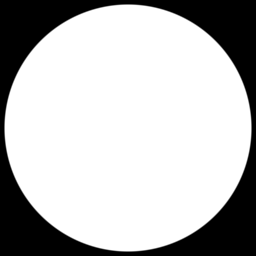
#> input picture tsks24/lab3/circle.tif, 256 x 256 px
$ python DemoF.py
#> lines starting #> are read from the running program, lines starting #| are printed output that depends on the picture
import numpy as np
from scipy import signal, misc
from matplotlib import pyplot as plt
plt.rcParams['image.interpolation'] = 'nearest'

from preamble import *

Im = np.double(plt.imread('circle.tif'))
#> Im: shape (256, 256) float64; min 0, max 255, mean 186.4


b = np.array([0.5,0.5])
b2 = np.convolve(b,b).reshape(1,3)

d = np.array([1,-1.0])
cd = np.convolve(b, d).reshape(1, 3)
sobelx = np.array([[1., 0., -1.], [2., 0., -2.], [1., 0., -1.]]) / 8
sobely = sobelx.T

Imsobelx = signal.convolve2d(Im,sobelx,'same')
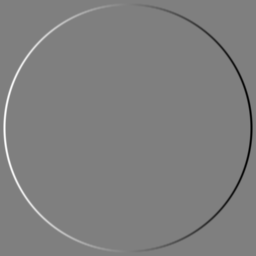
#> Imsobelx: shape (256, 256) float64; min -127.5, max 127.5, mean 0; drawn with min black and max white
Imsobely = signal.convolve2d(Im,sobely,'same')
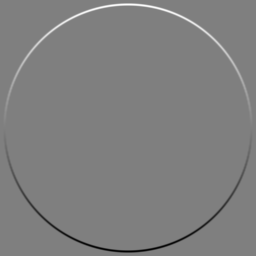
#> Imsobely: shape (256, 256) float64; min -127.5, max 127.5, mean 0; drawn with min black and max white

mangngrad_sobel = np.sqrt(Imsobelx**2 + Imsobely**2)
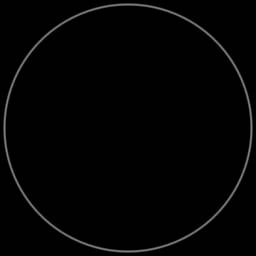
#> mangngrad_sobel: shape (256, 256) float64; min 0, max 127.5, mean 3

plt.figure(4)
plt.subplot(221)
plt.imshow(mangngrad_sobel,'gray',clim=(0, 155))
plt.title('magngrad sobel')
plt.colorbar()

plt.subplot(223)
plt.imshow(mangngrad_sobel,'gray',clim=(90, 160))
plt.title('magngrad sobel')
plt.colorbar()

Imcdx = signal.convolve2d(Im, cd, 'same')
Imcdy = signal.convolve2d(Im, cd.T, 'same')

mangngrad_cd = np.sqrt(Imcdx**2 + Imcdy**2)


plt.subplot(222)
plt.imshow(mangngrad_cd,'gray',clim=(0, 155))
plt.title('magngrad centraldiff')
plt.colorbar()


Imsobely = signal.convolve2d(Im,sobelx.T,'same')
plt.subplot(224)
plt.imshow(mangngrad_cd,'gray',clim=(90, 160))
plt.title('magngrad centraldiff')
plt.colorbar()


plt.show(block=True)
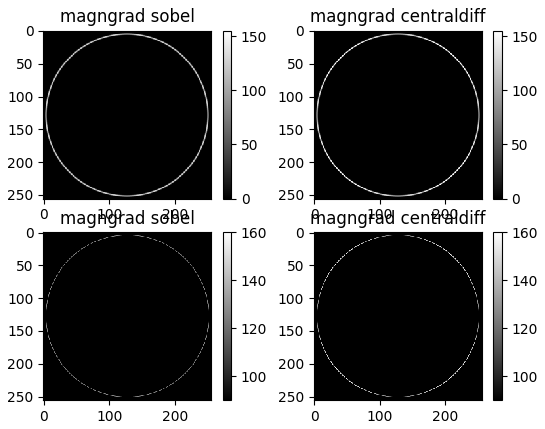
#> figure drawn by matplotlib, 8 panels
